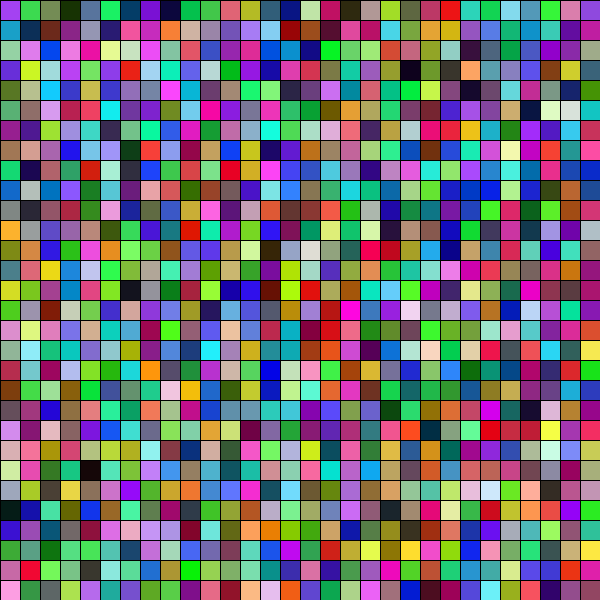
Frame 1 (no input)
Frame 60 (the mouse pressed at the canvas centre just before this capture): identical to frame 1, image omitted
Frame 120 (the mouse held since frame 60 and released just before this capture): identical to frame 1, image omitted

The Processing sketch that drew this single still picture (run headless with seeded random() and noise(); from frame 60 on, the mouse is pressed at the canvas centre):

// Processing sketch: ex3
// ── ex3.pde
int n = 30;
float w, h;
color[][] c = new color[n][n];

void setColor() {
  for ( int i = 0; i < n; i++ )
    for ( int j = 0; j < n; j++ )
      c[i][j] = color(random(255), random(255), random(255));
}

void paintRect() {
  for ( int i = 0; i < n; i++ )
    for ( int j = 0; j < n; j++ ) {
      fill(c[i][j]);
      rect(j * w, i * h, w, h);
    }
}

void draw() {
}

void setup() {
  size(600, 600);
  strokeWeight(1);
  w = 1.0 * width / n;
  h = 1.0 * height / n;
  setColor();
  paintRect();
}

void keyPressed() {
  background(255);
  setColor();
  paintRect();
}
